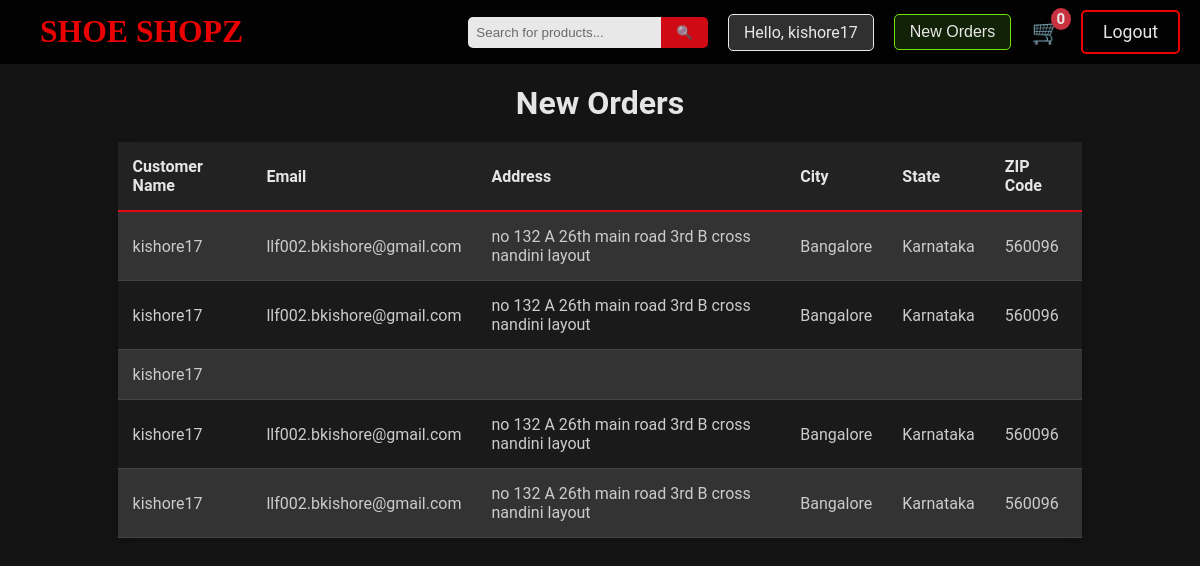
Before: /new-orders/ (signed in) with the older database file.
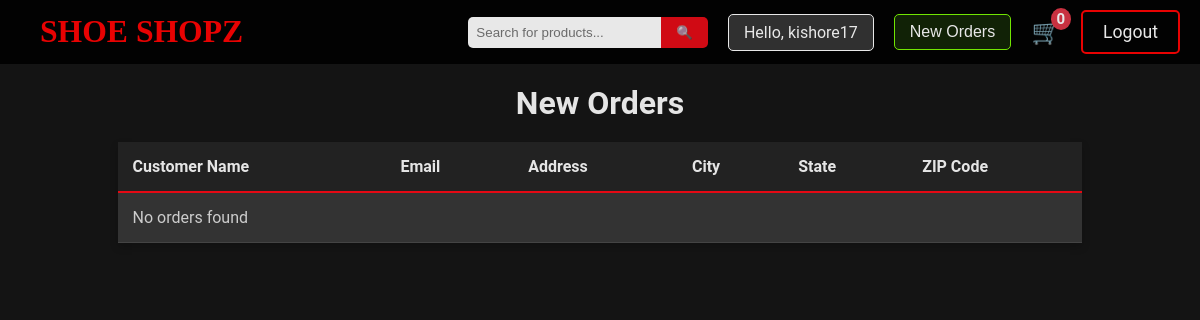
After: the same page with the newer database file.
### shop/models.py (models this page shows, shortened)
class Order(models.Model):
    user = models.ForeignKey(User, on_delete=models.CASCADE)
    name = models.CharField(max_length=255)
    address = models.TextField()
    city = models.CharField(max_length=255)
    state = models.CharField(max_length=255)
    zip_code = models.CharField(max_length=10)
    email = models.EmailField()

### shop/views.py (the view)
# urls.py: path('new-orders/', new_orders, name='new_orders'),
def new_orders(request):
    if request.user.is_staff:  # Assuming only staff/admin can view orders
        orders = Order.objects.all()  # Fetch all orders
        return render(request, "new_orders.html", {"orders": orders})
    else:
        return redirect("home")  # Redirect if user is not authorized

### shop/context_processors.py (called while the page is built)
def cart_item_count(request):
    count = 0
    if request.user.is_authenticated:
        try:
            cart = Cart.objects.get(user=request.user)
            count = CartItem.objects.filter(cart=cart).aggregate(total=models.Sum('quantity'))['total'] or 0
        except Cart.DoesNotExist:
            pass
    return {'cart_item_count': count}

### shop/templates/new_orders.html
{% extends "base.html" %}
{% load static %}
{% block content %}
<link rel="stylesheet" href="{% static "css/order.css" %}">
<h2>New Orders</h2>
<table>
  <thead>
    <tr>
      <th>Customer Name</th>
      <th>Email</th>
      <th>Address</th>
      <th>City</th>
      <th>State</th>
      <th>ZIP Code</th>
    </tr>
  </thead>
  <tbody>
    {% for order in orders %}
    <tr>
      <td>{{ order.user }}</td>
      <td>{{ order.email }}</td>
      <td>{{ order.address }}</td>
      <td>{{ order.city }}</td>
      <td>{{ order.state }}</td>
      <td>{{ order.zip_code }}</td>
    </tr>
    {% empty %}
    <tr>
      <td colspan="9">No orders found</td>
    </tr>
    {% endfor %}
  </tbody>
</table>
{% endblock %}

### shop/templates/base.html (shortened to what this page needs)
<!DOCTYPE html>
{% load static %}
<html lang="en">
  <head>
    <link rel="stylesheet" href="{% static "css/basE.css" %}">
  </head>
  <body>
    <nav>
      <div class="nav-container">
        <div class="nav-left">
          <span class="brand-name"
            ><a class="home-btn" href="{% url 'home' %}">SHOE SHOPZ</a></span
          >
        </div>
        <div class="nav-right">
          <form action="{% url 'search' %}" method="get" class="search-form">
            <input
              type="text"
              name="q"
              placeholder="Search for products..."
              class="search-input"
            />
            <button type="submit" class="search-button">🔍</button>
          </form>
          {% if user.is_authenticated %}
          <span class="user-name"> Hello, {{ user.username }} </span>
          <a href="{% url 'new_orders' %}" class="new-orders-link"
            >New Orders</a
          >
          <a href="{% url 'cart' %}" class="cart-container">
            🛒<span id="cart-item-count">{{ cart_item_count }}</span>
          </a>
          <a class="logout-btn" href="{% url 'logout' %}">Logout</a>
          {% else %}
          <a href="{% url 'login' %}">Login</a>
          <a href="{% url 'signup' %}">Sign Up</a>
          {% endif %}
        </div>
      </div>
    </nav>
    {% block content %}{% endblock %}
  </body>
</html>

### static/css/base.css (style rules this page uses)
body { font-family: 'Roboto', sans-serif; background-color: #272727; color: #e5e5e5; margin: 0; padding-top: 70px; font-family: Cambria, Cochin, Georgia, Times, 'Times New Roman', serif; }
nav { background-color: #000000; color: #ffffff; padding: 20px 20px; position: fixed; top: 0; left: 0; right: 0; z-index: 1000; opacity: 0.9; transition: padding 0.3s ease, background-color 0.3s ease; }
nav { background-color: #000000; color: #ffffff; padding: 10px 20px; position: fixed; top: 0; left: 0; right: 0; z-index: 1000; }
.nav-container { display: flex; justify-content: space-between; align-items: center; }
.nav-left { display: flex; align-items: center; }
.nav-left .brand-name { color: #ff0000; font-size: 1.8em; font-weight: bold; margin-right: 20px; font-family: Cambria, Cochin, Georgia, Times, 'Times New Roman', serif; }
.nav-left .home-btn { color: #ff0000; text-decoration: none; font-size: 1.1em; margin-left: 20px; }
.nav-right { display: flex; align-items: center; }
.nav-right form { margin-right: 20px; }
.nav-right a { color: #ffffff; text-decoration: none; }
.nav-right .user-name { margin-right: 20px; padding: 8px 15px; border: 1px solid #ffffff; border-radius: 5px; background-color: #333333; }
.search-form { display: flex; align-items: center; }
.search-input { padding: 8px; border-radius: 5px 0 0 5px; border: none; }
.search-button { padding: 8px 15px; background-color: #e50914; color: #ffffff; border: none; border-radius: 0 5px 5px 0; cursor: pointer; }
.cart-container { display: inline-flex; align-items: center; position: relative; color: #ffffff; text-decoration: none; font-size: 1.5em; }
#cart-item-count { background-color: #dc3545; color: white; padding: 2px 6px; border-radius: 50%; font-weight: bold; font-size: 15px; position: absolute; top: -10px; right: -10px; transition: background-color 0.3s ease; }
.logout-btn { background-color: #000000; border: 2px solid red; color: white; padding: 10px 20px; border-radius: 5px; text-decoration: none; font-size: 1.1em; transition: background-color 0.3s ease; margin-left: 20px; }
.new-orders-link { margin-right: 20px; padding: 8px 15px; border: 1px solid lawngreen; border-radius: 5px; background-color: #112405; font-weight: 500; font-family: sans-serif; }

### static/css/order.css (style rules this page uses)
body { background-color: #141414; color: #e5e5e5; font-family: 'Roboto', sans-serif; margin: 0; padding: 4em; }
h2 { text-align: center; margin: 20px 0; color: #e5e5e5; font-size: 2em; }
table { width: 90%; margin: 20px auto; border-collapse: collapse; background-color: #333; overflow: hidden; box-shadow: 0 4px 8px rgba(0, 0, 0, 0.2); }
th, td { padding: 15px; text-align: left; border-bottom: 1px solid #444; }
th { background-color: #222; color: #e5e5e5; font-weight: bold; }
td { color: #ccc; }
thead { border-bottom: 2px solid #e50914; }

Changed rows visible on the page:
removed Order: user "kishore17", email "llf002.bkishore@gmail.com", address "no 132 A 26th main road 3rd B cross nandini layout", city "Bangalore", state "Karnataka", zip_code "560096"
removed Order: user "kishore17", email "llf002.bkishore@gmail.com", address "no 132 A 26th main road 3rd B cross nandini layout", city "Bangalore", state "Karnataka", zip_code "560096"
removed Order: user "kishore17"
removed Order: user "kishore17", email "llf002.bkishore@gmail.com", address "no 132 A 26th main road 3rd B cross nandini layout", city "Bangalore", state "Karnataka", zip_code "560096"
removed Order: user "kishore17", email "llf002.bkishore@gmail.com", address "no 132 A 26th main road 3rd B cross nandini layout", city "Bangalore", state "Karnataka", zip_code "560096"
Other visible differences:
text now shown: "No orders found"
